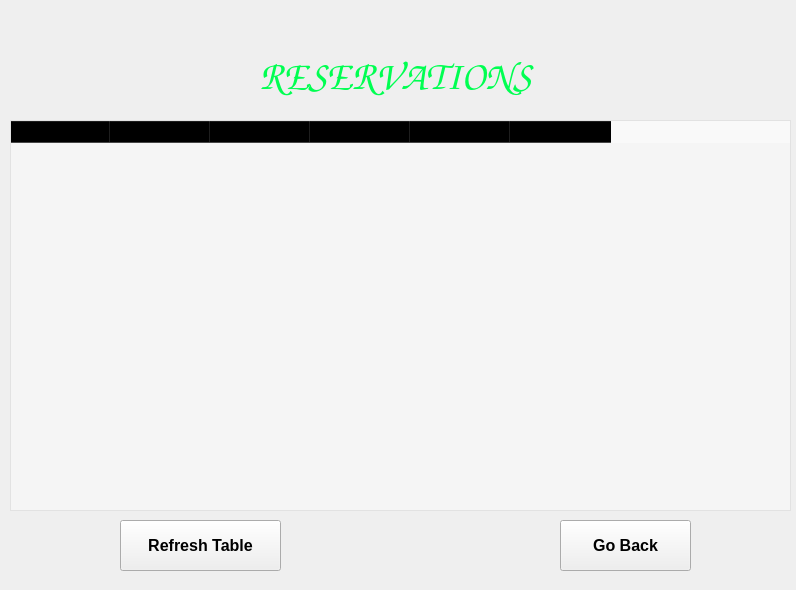
<?xml version="1.0" encoding="UTF-8"?>
<ui version="4.0">
 <class>RestaurantMenu</class>
 <widget class="QMainWindow" name="RestaurantMenu">
  <property name="geometry">
   <rect>
    <x>0</x>
    <y>0</y>
    <width>796</width>
    <height>590</height>
   </rect>
  </property>
  <property name="windowTitle">
   <string>MainWindow</string>
  </property>
  <widget class="QWidget" name="centralwidget">
   <widget class="QLabel" name="label_2">
    <property name="geometry">
     <rect>
      <x>30</x>
      <y>30</y>
      <width>731</width>
      <height>91</height>
     </rect>
    </property>
    <property name="palette">
     <palette>
      <active>
       <colorrole role="WindowText">
        <brush brushstyle="SolidPattern">
         <color alpha="255">
          <red>0</red>
          <green>255</green>
          <blue>81</blue>
         </color>
        </brush>
       </colorrole>
      </active>
      <inactive>
       <colorrole role="WindowText">
        <brush brushstyle="SolidPattern">
         <color alpha="255">
          <red>0</red>
          <green>255</green>
          <blue>81</blue>
         </color>
        </brush>
       </colorrole>
      </inactive>
      <disabled>
       <colorrole role="WindowText">
        <brush brushstyle="SolidPattern">
         <color alpha="255">
          <red>120</red>
          <green>120</green>
          <blue>120</blue>
         </color>
        </brush>
       </colorrole>
      </disabled>
     </palette>
    </property>
    <property name="font">
     <font>
      <family>Comic Sans MS</family>
      <pointsize>30</pointsize>
      <weight>75</weight>
      <bold>true</bold>
     </font>
    </property>
    <property name="cursor">
     <cursorShape>PointingHandCursor</cursorShape>
    </property>
    <property name="text">
     <string>RESERVATIONS</string>
    </property>
    <property name="alignment">
     <set>Qt::AlignCenter</set>
    </property>
   </widget>
   <widget class="QPushButton" name="BackBt">
    <property name="geometry">
     <rect>
      <x>560</x>
      <y>520</y>
      <width>131</width>
      <height>51</height>
     </rect>
    </property>
    <property name="font">
     <font>
      <pointsize>12</pointsize>
      <weight>75</weight>
      <bold>true</bold>
     </font>
    </property>
    <property name="text">
     <string>Go Back</string>
    </property>
   </widget>
   <widget class="QLabel" name="label">
    <property name="geometry">
     <rect>
      <x>-20</x>
      <y>-10</y>
      <width>831</width>
      <height>611</height>
     </rect>
    </property>
    <property name="text">
     <string/>
    </property>
    <property name="pixmap">
     <pixmap>Remastered-Rick-Astley-Never-Gonna-Give-You-Up.jpg</pixmap>
    </property>
    <property name="scaledContents">
     <bool>true</bool>
    </property>
   </widget>
   <widget class="QTableWidget" name="dataTable">
    <property name="geometry">
     <rect>
      <x>10</x>
      <y>120</y>
      <width>781</width>
      <height>391</height>
     </rect>
    </property>
    <property name="font">
     <font>
      <family>Bahnschrift SemiBold</family>
      <pointsize>12</pointsize>
      <weight>75</weight>
      <bold>true</bold>
     </font>
    </property>
    <property name="autoFillBackground">
     <bool>false</bool>
    </property>
    <property name="styleSheet">
     <string notr="true">background-color: rgba(255, 255, 255, 100);</string>
    </property>
    <property name="frameShadow">
     <enum>QFrame::Sunken</enum>
    </property>
    <property name="alternatingRowColors">
     <bool>false</bool>
    </property>
    <property name="gridStyle">
     <enum>Qt::DotLine</enum>
    </property>
    <property name="sortingEnabled">
     <bool>true</bool>
    </property>
    <column>
     <property name="text">
      <string>Res. ID</string>
     </property>
     <property name="font">
      <font>
       <family>Bahnschrift SemiBold</family>
       <pointsize>10</pointsize>
       <weight>75</weight>
       <bold>true</bold>
      </font>
     </property>
    </column>
    <column>
     <property name="text">
      <string>From Date</string>
     </property>
     <property name="font">
      <font>
       <family>Bahnschrift SemiBold</family>
       <pointsize>10</pointsize>
       <weight>75</weight>
       <bold>true</bold>
      </font>
     </property>
    </column>
    <column>
     <property name="text">
      <string>Days</string>
     </property>
     <property name="font">
      <font>
       <family>Bahnschrift SemiBold</family>
       <pointsize>10</pointsize>
       <weight>75</weight>
       <bold>true</bold>
      </font>
     </property>
    </column>
    <column>
     <property name="text">
      <string>To Date</string>
     </property>
     <property name="font">
      <font>
       <family>Bahnschrift SemiBold</family>
       <pointsize>10</pointsize>
       <weight>75</weight>
       <bold>true</bold>
      </font>
     </property>
    </column>
    <column>
     <property name="text">
      <string>No. of Guests</string>
     </property>
     <property name="font">
      <font>
       <family>Bahnschrift SemiBold</family>
       <pointsize>10</pointsize>
       <weight>75</weight>
       <bold>true</bold>
      </font>
     </property>
    </column>
    <column>
     <property name="text">
      <string>No. of Rooms</string>
     </property>
     <property name="font">
      <font>
       <family>Bahnschrift SemiBold</family>
       <pointsize>10</pointsize>
       <weight>75</weight>
       <bold>true</bold>
      </font>
     </property>
    </column>
   </widget>
   <widget class="QPushButton" name="RefreshBt">
    <property name="geometry">
     <rect>
      <x>120</x>
      <y>520</y>
      <width>161</width>
      <height>51</height>
     </rect>
    </property>
    <property name="font">
     <font>
      <pointsize>12</pointsize>
      <weight>75</weight>
      <bold>true</bold>
     </font>
    </property>
    <property name="text">
     <string>Refresh Table</string>
    </property>
    <property name="checkable">
     <bool>false</bool>
    </property>
    <property name="autoRepeat">
     <bool>true</bool>
    </property>
   </widget>
   <zorder>label</zorder>
   <zorder>label_2</zorder>
   <zorder>BackBt</zorder>
   <zorder>dataTable</zorder>
   <zorder>RefreshBt</zorder>
  </widget>
 </widget>
 <resources>
  <include location="background.qrc"/>
 </resources>
 <connections/>
</ui>
